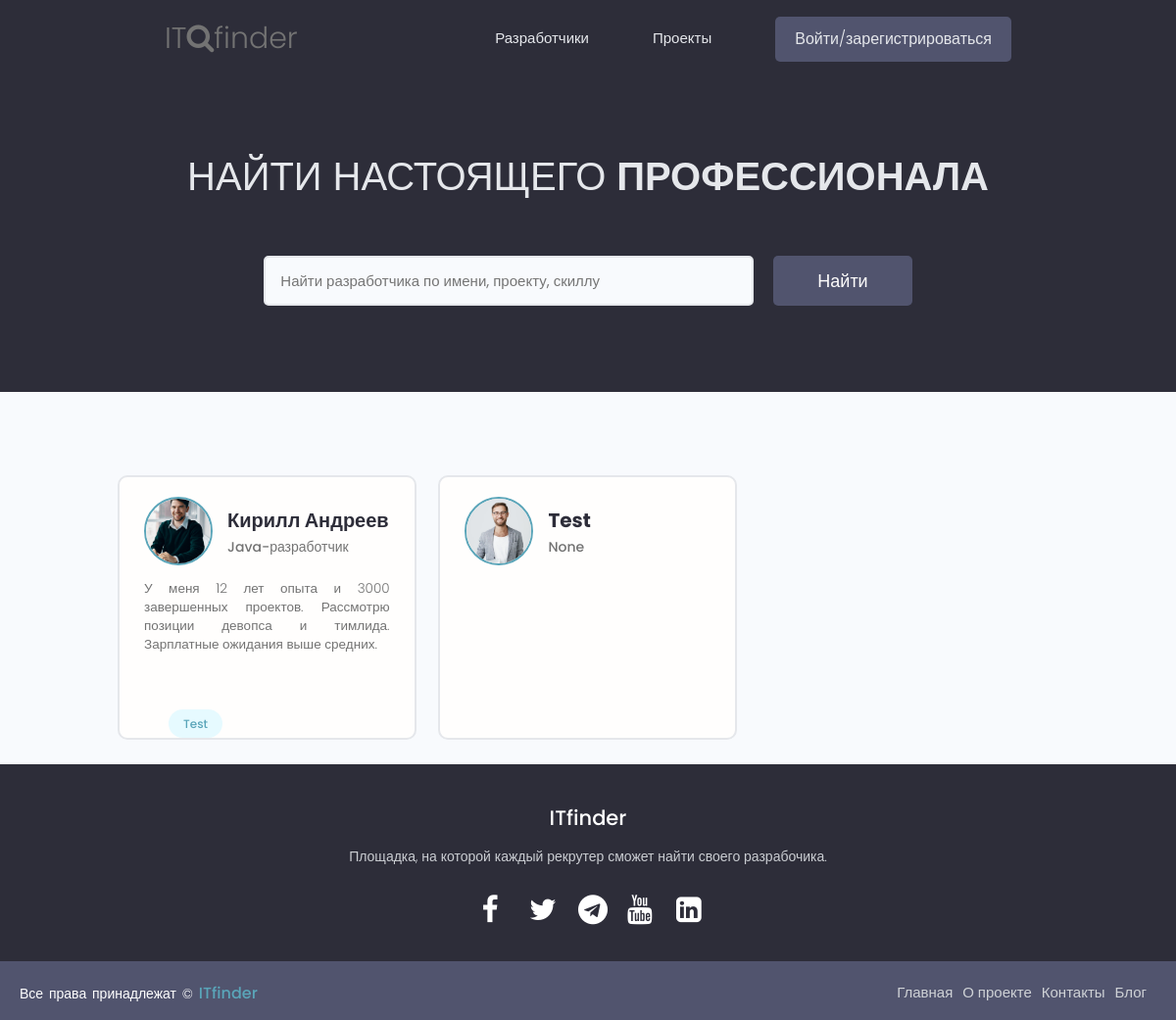
The page / on the database its author committed.
### users/models.py (models this page shows, shortened)
class Profile(models.Model):
    user = models.OneToOneField(
        User, on_delete=models.CASCADE, null=True, blank=True)
    name = models.CharField(max_length=50, blank=True, null=True)
    email = models.EmailField(max_length=50, blank=True, null=True)
    username = models.CharField(max_length=50, blank=True, null=True)
    city = models.CharField(max_length=50, blank=True, null=True)
    intro = models.CharField(max_length=200, blank=True, null=True)
    bio = models.TextField(blank=True, null=True)
    image = models.ImageField(
        null=True, blank=True, upload_to='profile_images', default="profile_images/default.jpg")
    skills = models.ManyToManyField(Skill, blank=True)
    github = models.CharField(max_length=100, blank=True, null=True)
    twitter = models.CharField(max_length=100, blank=True, null=True)
    linkedin = models.CharField(max_length=100, blank=True, null=True)
    youtube = models.CharField(max_length=100, blank=True, null=True)
    website = models.CharField(max_length=100, blank=True, null=True)
    created = models.DateTimeField(auto_now_add=True)
    id = models.UUIDField(default=uuid.uuid4, unique=True,
                          primary_key=True, editable=False)
    class Meta:
        ordering = ['created']

class Skill(models.Model):
    name = models.CharField(max_length=50, blank=True, null=True)
    slug = models.SlugField()
    description = models.TextField(null=True, blank=True)
    created = models.DateTimeField(auto_now_add=True)
    id = models.UUIDField(default=uuid.uuid4, unique=True,
                          primary_key=True, editable=False)
    def __str__(self):
        return str(self.name)

### users/views.py (the view)
# urls.py: path('', views.profiles, name="profiles"),
def profiles(request):
    profiles, search_query = searchProfiles(request)
    custom_range, profiles = paginateProfiles(request, profiles, 6)
    context = {'profiles': profiles}
    return render(request, 'users/profiles.html', context)

### users/utils.py (called while the page is built)
def paginateProfiles(request, profiles, results):
    page = request.GET.get('page')
    paginator = Paginator(profiles, results)
    try:
        profiles = paginator.page(page)
    except PageNotAnInteger:
        page = 1
        profiles = paginator.page(page)
    except EmptyPage:
        page = paginator.num_pages
        profiles = paginator.page(page)
    leftIndex = (int(page) - 4)
    if leftIndex < 1:
        leftIndex = 1
    rightIndex = (int(page) + 5)
    if rightIndex > paginator.num_pages:
        rightIndex = paginator.num_pages + 1
    custom_range = range(leftIndex, rightIndex)
    return custom_range, profiles

def searchProfiles(request):
    search_query = ''
    if request.GET.get('search_query'):
        search_query = request.GET.get('search_query')
    skills = Skill.objects.filter(name__icontains=search_query)
    profiles = Profile.objects.distinct().filter(
        Q(name__icontains=search_query) |
        Q(intro__icontains=search_query) |
        Q(skills__in=skills)
    )
    return profiles, search_query

### users/templates/users/profiles.html (shortened to what this page needs)
{% extends 'base.html' %}
{% block content %}
<main class="home">
    <section class="hero-section text-center">
        <div class="container container--narrow">
            <div class="hero-section__box">
                <h2>Найти настоящего <span>профессионала</span></h2>
            </div>
            <div class="hero-section__search">
                <form id="searchForm" class="form" action="{% url 'profiles' %}" method="get">
                    <div class="form__field">
                        <input class="input input--text" id="formInput#search" type="text" name="search_query"
                            value="" placeholder="Найти разработчика по имени, проекту, скиллу" />
                    </div>
                    <input class="btn btn--sub btn--lg" type="submit" value="Найти" />
                </form>
            </div>
        </div>
    </section>
    <section class="devlist">
        <div class="container">
            <div class="grid grid--three">
                {% for profile in profiles %}
                <div class="column card">
                    <div class="dev">
                        <a href="{% url 'user-profile' profile.username %}" class="card__body">
                            <div class="dev__profile">
                                <img class="avatar avatar--md" src="{{ profile.image.url }}" alt="image" />
                                <div class="dev__meta">
                                    <h3>{{ profile.name }}</h3>
                                    <h5>{{ profile.intro|slice:"60" }}</h5>
                                </div>
                            </div>
                            <p class="dev__info">{{ profile.bio|slice:"150" }}</p>
                            <div class="dev__skills">
                                {% for skill in profile.skills.all|slice:"3" %}
                                <a href="{% url 'skill' skill.slug %}" class="tag tag--pill tag--main">{{ skill }}</a>
                                {% endfor %}
                            </div>
                        </a>
                    </div>
                </div>
                {% endfor %}
            </div>
        </div>
    </section>
</main>
{% endblock content %}

### projects/static/styles/main.css (style rules this page uses)
* { margin: 0; padding: 0; box-sizing: border-box; }
:root { --color-sub: #2d2d39; }
.btn--sub { background-color: var(--color-sub-light); }
.card { border: 2px solid var(--color-light); }
img { width: 100%; }
.hero-section { height: 40vh; display: flex; align-items: center; background-color: var(--color-sub); }
.hero-section__box { margin-bottom: 4rem; }
.hero-section__box > h2, .hero-section__box > h2 > span { font-size: 4rem; color: var(--color-light); line-height: 1.3; text-transform: uppercase; }
.hero-section__box > h2 { font-weight: 300; }
.hero-section__box > h2 > span { font-weight: 700; }
.hero-section__search > .form { display: flex; align-items: center; justify-content: center; gap: 2rem; }
.hero-section__search > .form input.input--text { width: 50rem; }
.devlist { margin-top: 8rem; }
.devlist .grid { align-items: stretch; }
.devlist .dev .dev__profile { display: flex; align-items: center; gap: 1.5rem; }
.devlist .dev .dev__meta h3 { color: var(--color-sub); font-size: 2rem; font-weight: 700; }
.devlist .dev .dev__meta h5 { color: var(--color-text); font-size: 1.4rem; font-weight: 500; }
.devlist .dev .dev__info { margin: 1.5rem 0; font-size: 1.35rem; line-height: 1.4; text-align: justify; }

### projects/static/uikit/styles/modules/_variables.css (style rules this page uses)
:root { --color-main: #5aa5b9; --color-main-light: #e6faff; --color-sub: #3f4156; --color-sub-light: #51546e; --color-sub-lighter: #ededfd; --color-text: #737373; --color-gray: #8b8b8b; --color-light: #e5e7eb; --color-light-gray: #767676; --color-bg: #f8fafd; --color-white: #fffefd; --color-white-light: #f3f3f3; --color-success: #359e64; --color-success-bg: #def8e8; --color-error: #fc4b0b; --color-error-bg: #fff2ee; --font-base: 'Poppins', arial, helvetica, 'Segoe UI', roboto, ubuntu, sans-serif; --font-monospace: 'Fira Code', 'Courier New', courier, monospace; --font-regular: 300; --font-medium: 500; --font-bold: 700; --generic-shadow: 1px 1px 5px #00000010; --generic-transition: all 0.3s ease-in-out; }

### projects/static/uikit/styles/modules/_base.css (style rules this page uses)
* { margin: 0; padding: 0; box-sizing: border-box; text-rendering: optimizeLegibility; color: inherit; font-size: inherit; }
html { font-size: 50%; }
@media only screen and (min-width: 480px) { html { font-size: 56.25%; } }
@media only screen and (min-width: 1200px) { html { font-size: 62.5%; } }
body { line-height: 1.6; font-weight: 400; font-size: 1.5rem; color: var(--color-text); background-color: var(--color-bg); min-height: 100vh; }

### projects/static/uikit/styles/modules/_typography.css (style rules this page uses)
* { font-family: var(--font-base); }
h2 { font-size: 3.6rem; font-weight: var(--font-bold); }
h3 { font-size: 3.2rem; font-weight: var(--font-medium); }
h5 { font-size: 2.4rem; font-weight: var(--font-medium); }
h5, h6 { font-weight: var(--font-regular); }
p, span, strong { font-size: 1.6rem; color: var(--color-text); font-weight: var(--font-regular); }
a { padding-bottom: 2px; text-decoration: none; display: inline-block; color: var(--color-main); font-weight: var(--font-medium); }

### projects/static/uikit/styles/modules/_utilities.css (style rules this page uses)
.container { width: 92%; max-width: 165rem; margin: 0 auto; box-sizing: border-box; }
.container--narrow { width: 92%; max-width: 120rem; }
@media screen and (min-width: 1000px) { .container { width: 90%; } }
@media screen and (min-width: 1000px) { .container--narrow { width: 85%; } }
@media screen and (min-width: 1200px) { .container { width: 80%; } }
@media screen and (min-width: 1200px) { .container--narrow { width: 72%; } }
.text-center { text-align: center; }

### projects/static/uikit/styles/modules/_avatar.css (style rules this page uses)
.avatar { border-radius: 50%; border: 2px solid var(--color-main); object-fit: cover; }
.avatar--md { height: 7rem; width: 7rem; }

### projects/static/uikit/styles/modules/_button.css (style rules this page uses)
.btn { display: inline-block; position: relative; cursor: pointer; background-color: var(--color-light); font-weight: var(--font-medium); color: var(--color-sub); text-decoration: none; padding: 1rem 2rem; border-radius: 0.5rem; border: none; width: -webkit-fit-content; width: -moz-fit-content; width: fit-content; height: -webkit-fit-content; height: -moz-fit-content; height: fit-content; font-size: 1.6rem; outline-width: 0; outline-color: transparent; -webkit-backface-visibility: hidden; backface-visibility: hidden; transition: all 0.3s ease-in-out; }
.btn--sub { background-color: var(--color-sub); color: var(--color-white); }
.btn--lg { font-size: 1.8rem; padding: 1.2rem 4.5rem; }

### projects/static/uikit/styles/modules/_card.css (style rules this page uses)
.card { border-radius: 1rem; background-color: var(--color-white); border: 1.5px solid var(--color-light); width: auto; height: auto; margin-top: 0.5rem; margin-bottom: 0.5rem; overflow: hidden; }
.card__body, .card__header { padding: 2rem 2.5rem; }

### rows shown on the page
Profile: image (picture), name "Кирилл Андреев", intro "Java-разработчик", bio "У меня 12 лет опыта и 3000 завершенных проектов. Рассмотрю позиции девопса и тимлида. Зарплатные ожидания выше средних."
Skill: name "Test"
Profile: image (picture), name "Test", intro "None"
